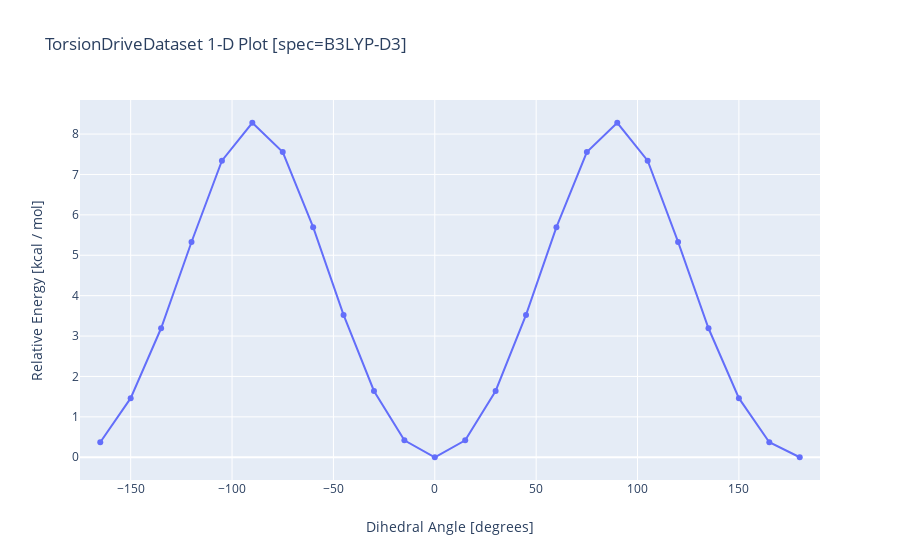

Notebook source saved alongside this figure:
### Code cell
# Take the first complete surface and check the shape 
ds.visualize("c1c[cH:1][c:2](cc1)[C:3](=[O:4])O", "B3LYP-D3")

### Figure 1 — Plotly figure (JSON) as saved in the notebook; plotly's stock layout.template omitted (floating-point values rounded to 4 significant figures)
{"data": [{"mode": "lines+markers", "name": "c1c[cH:1][c:2](cc1)[C:3](=[O:4])O", "type": "scatter", "x": [-165, -150, -135, -120, -105, -90, -75, -60, -45, -30, -15, 0, 15, 30, 45, 60, 75, 90, 105, 120, 135, 150, 165, 180], "y": [0.372, 1.463, 3.193, 5.329, 7.342, 8.28, 7.555, 5.696, 3.523, 1.641, 0.418, 0, 0.418, 1.641, 3.523, 5.696, 7.555, 8.28, 7.342, 5.329, 3.193, 1.463, 0.372, 0]}], "layout": {"title": {"text": "TorsionDriveDataset 1-D Plot [spec=B3LYP-D3]"}, "xaxis": {"range": [-175, 190], "title": {"text": "Dihedral Angle [degrees]"}, "zeroline": false}, "yaxis": {"title": {"text": "Relative Energy [kcal / mol]"}, "zeroline": true}}}
